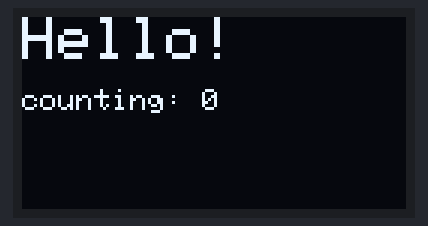
A sketch run on a simulated Arduino Uno, built with avr-gcc and run on an emulated ATmega328P. Shown: 128×64 one-colour display.

Above: at 0.1 s.
At 5.9 s:
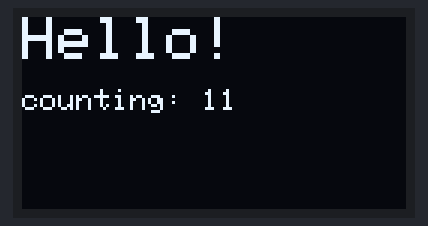
At 10.1 s:
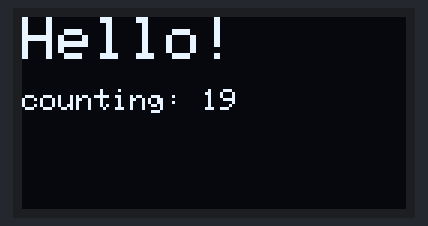
At 19.7 s:
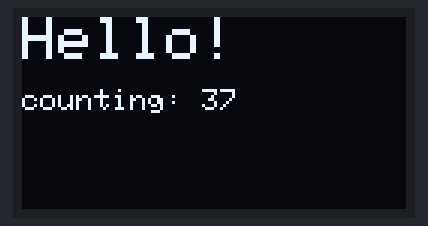
At 29.2 s:
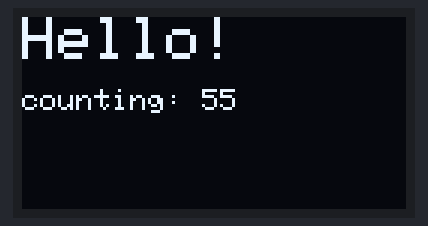
At 39.2 s:
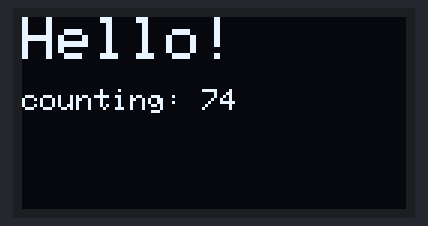

Measured:
- what the display in image 1 shows lasts 0.5 s, from 5.9 s to 6.4 s

The sketch:

oled.ino
```cpp
/*
 * OLED display — hello, screen.
 *
 * A 0.96" SSD1306 module on the I2C bus. Four wires: GND and VCC for power,
 * SDA to A4 and SCL to A5 for the data. Those two pins are not a choice — the
 * Arduino's I2C hardware is wired to them and nowhere else, so a display on
 * any other pin stays dark.
 *
 * The one idea worth taking away is that drawing and showing are separate.
 * Every print and shape goes into a buffer in the Arduino's memory; nothing
 * reaches the glass until display() sends the whole picture across at once.
 * That is why the screen never flickers halfway through a redraw — and why a
 * sketch that draws beautifully and forgets display() shows nothing at all.
 */

#include <Wire.h>
#include <Adafruit_GFX.h>
#include <Adafruit_SSD1306.h>

// 128 x 64 pixels, on the Wire bus, with no reset pin — which is how the
// 4-pin modules are built, so -1 is what they always want.
Adafruit_SSD1306 display(128, 64, &Wire, -1);

int count = 0;

void setup() {
  // 0x3C is the address on nearly every module. The rest answer on 0x3D, and
  // there is a jumper on the back that picks — if the screen stays dark, this
  // is the first thing to check, here and on real hardware alike.
  display.begin(SSD1306_SWITCHCAPVCC, 0x3C);

  // The library draws its own logo on startup. Wipe it before drawing.
  display.clearDisplay();
  display.setTextColor(SSD1306_WHITE);
}

void loop() {
  // 1. Start from a blank buffer, or the last frame shows through this one.
  display.clearDisplay();

  // 2. Draw. The cursor is in pixels from the top-left, and text size is a
  //    whole-number multiple of the 6 x 8 font — so size 2 is 12 x 16.
  display.setTextSize(2);
  display.setCursor(0, 0);
  display.println(F("Hello!"));

  display.setTextSize(1);
  display.setCursor(0, 24);
  display.print(F("counting: "));
  display.println(count);

  // 3. Send the buffer to the screen. Nothing above this line was visible.
  display.display();

  count++;
  delay(500);
}
```
